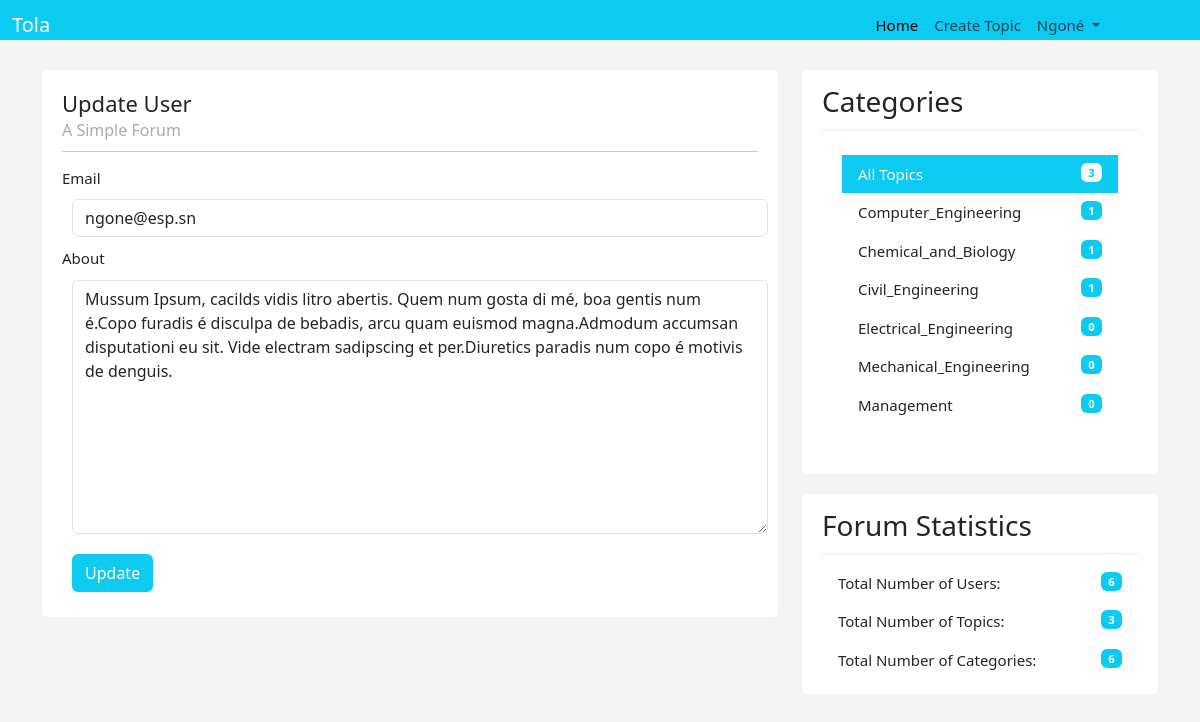
The page /users/edit-user.php?id=14 (signed in) on the database its author committed.
### tables this page shows
CREATE TABLE `users` (
  `id` int(5) NOT NULL,
  `name` varchar(255) DEFAULT NULL,
  `email` varchar(255) DEFAULT NULL,
  `username` varchar(255) DEFAULT NULL,
  `password` varchar(255) DEFAULT NULL,
  `about` text NOT NULL,
  `avatar` varchar(255) DEFAULT NULL,
  `created_at` timestamp NOT NULL DEFAULT CURRENT_TIMESTAMP
);

CREATE TABLE `categories` (
  `id` int(5) NOT NULL,
  `name` varchar(200) NOT NULL,
  `created_at` timestamp NOT NULL DEFAULT CURRENT_TIMESTAMP
);

### users/edit-user.php (the view, shortened to what this page needs)
<?php require "../includes/header.php";?>
<?php require "../config/config.php";?>
<?php
if (isset($_GET['id'])){
    $id = $_GET['id'];
    $select = $conn->query("SELECT * FROM users WHERE id='$id'");
    $select->execute();
    $user = $select->fetch(PDO::FETCH_OBJ);
}
?>
<div class="container">
    <div class="row">
        <div class="col-md-8">
            <div class="main-col">
                <div class="block">
                    <h1 class="pull-left">Update User</h1>
                    <h4 class="pull-right">A Simple Forum</h4>
                    <hr>
                    <form role="form" method="POST" action="edit-user.php?id=<?php echo $id; ?>">
                        <div class="form-group">
                            <label>Email</label>
                            <input type="text" value="<?php echo $user->email; ?>" class="form-control" name="email" placeholder="Enter email">
                        </div>
                        <div class="form-group">
                            <label>About</label>
                            <textarea id="body" rows="10" cols="80" class="form-control" name="about"><?php echo $user->about; ?></textarea>
                        </div>
                        <button type="submit" name="submit" class="color btn btn-default bg-info">Update</button>
                    </form>
                </div>
            </div>
        </div>
        <?php require "../includes/footer.php"?>

### includes/footer.php (shortened to what this page needs)
<?php
$topics = $conn->query("SELECT COUNT(*) AS all_topics FROM `topics`");
$topics->execute();
$allTopics = $topics->fetch(PDO::FETCH_OBJ);
$categories = $conn->query("SELECT categories.id AS id, categories.name AS name,
    COUNT(topics.category) AS count_category
    FROM categories
    LEFT JOIN topics ON categories.name = topics.category
    GROUP BY categories.id, categories.name
    LIMIT 0, 25;");
$categories->execute();
$allCategories = $categories->fetchAll(PDO::FETCH_OBJ);
$users = $conn->query("SELECT COUNT(*) AS count_users FROM `users`");
$users->execute();
$allUsers = $users->fetch(PDO::FETCH_OBJ);
$topics = $conn->query("SELECT COUNT(*) AS count_topics FROM `topics`");
$topics->execute();
$countTopics = $topics->fetch(PDO::FETCH_OBJ);
$categories_count = $conn->query("SELECT COUNT(*) AS categories_count FROM `categories`");
$categories_count->execute();
$allCategories_count = $categories_count->fetch(PDO::FETCH_OBJ);
?>
<div class="col-md-4">
    <div class="sidebar">
        <div class="block">
            <h3>Categories</h3>
            <div class="list-group block ">
                <a href="#" class="list-group-item active bg-info">All Topics <span class="badge pull-right bg-light float-end text-info"><?php echo $allTopics->all_topics; ?></span></a>
                <?php foreach ($allCategories as $category) : ?>
                    <a href="<?php echo APPURL; ?>/categories/show.php?name=<?php echo $category->name; ?>" class="list-group-item"><?php echo $category->name ?><span class="color badge pull-right bg-info float-end"><?php echo $category->count_category ?></span></a>
                <?php endforeach; ?>
            </div>
        </div>
        <div class="block" style="margin-top: 20px;">
            <h3 class="margin-top: 40px">Forum Statistics</h3>
            <div class="list-group">
                <a href="#" class="list-group-item">Total Number of Users:<span class="color badge pull-right bg-info float-end"><?php echo  $allUsers->count_users; ?></span></a>
                <a href="#" class="list-group-item">Total Number of Topics:<span class="color badge pull-right bg-info float-end"><?php echo  $countTopics->count_topics; ?></span></a>
                <a href="#" class="list-group-item">Total Number of Categories: <span class="color badge pull-right bg-info float-end"><?php echo  $allCategories_count->categories_count; ?></span></a>
            </div>
        </div>
    </div>
</div>
</div>
</div>
</body>
</html>

### css/custom.css (style rules this page uses)
body { padding-top: 0px; background:#f4f4f4; font-size:15px; }
a { color:#5c5b69; }
hr { margin:10px 0 15px 0; }
h3 { margin-bottom:5px; }
.block { background:#fff; border-radius:5px; padding: 15px 20px; margin-bottom:20px; }
.main-col { overflow:auto; }
.main-col h1 { font-size:22px; margin:5px 0 0 0; padding:0; }
.main-col h4 { font-size:16px; margin:5px 0 0 0; padding:0; color:#aaa; }
.sidebar .block h3 { margin:0 0 10px 0; padding-bottom:10px; border-bottom:#eee solid 1px; }
a.list-group-item.active, a.list-group-item.active:hover, a.list-group-item.active:focus { background:rgb(117, 50, 249); border-radius:0; }
.list-group-item { border:0 }
.color { background-color: rgb(117, 50, 249); color: white; }

### includes/header.php (style rules this page uses)
body { padding-top: 0px; }
button, input, optgroup, select, textarea { margin: 10px; }

### rows shown on the page
users: email "ngone@esp.sn", about "Mussum Ipsum, cacilds vidis litro abertis. Quem num gosta di mé, boa gentis num é.Copo furadis é disculpa de bebadis, arcu quam euismod magna.Admodum accumsan disputationi eu sit. Vide electram sadipscing et per.Diuretics paradis num copo é motivis de denguis."
categories: name "Computer_Engineering", count_category "1"
categories: name "Chemical_and_Biology", count_category "1"
categories: name "Civil_Engineering", count_category "1"
categories: name "Electrical_Engineering", count_category "0"
categories: name "Mechanical_Engineering", count_category "0"
categories: name "Management", count_category "0"

### other values the page prints
$_SESSION['username'] "Ngoné"
$allTopics->all_topics "3"
$allUsers->count_users "6"
$countTopics->count_topics "3"
$allCategories_count->categories_count "6"
